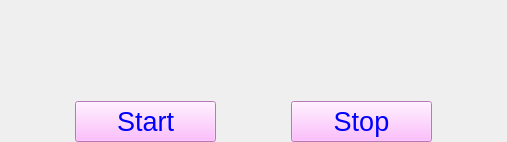
<?xml version="1.0" encoding="UTF-8"?>
<ui version="4.0">
 <class>Form</class>
 <widget class="QWidget" name="Form">
  <property name="geometry">
   <rect>
    <x>0</x>
    <y>0</y>
    <width>507</width>
    <height>142</height>
   </rect>
  </property>
  <property name="font">
   <font>
    <pointsize>20</pointsize>
   </font>
  </property>
  <property name="windowTitle">
   <string>Form</string>
  </property>
  <layout class="QGridLayout" name="gridLayout">
   <property name="leftMargin">
    <number>0</number>
   </property>
   <property name="topMargin">
    <number>0</number>
   </property>
   <property name="rightMargin">
    <number>0</number>
   </property>
   <property name="bottomMargin">
    <number>0</number>
   </property>
   <property name="spacing">
    <number>0</number>
   </property>
   <item row="0" column="0">
    <layout class="QVBoxLayout" name="verticalLayout_2">
     <item>
      <layout class="QHBoxLayout" name="horizontalLayout_2" stretch="0,2,0">
       <item>
        <spacer name="horizontalSpacer_4">
         <property name="orientation">
          <enum>Qt::Horizontal</enum>
         </property>
         <property name="sizeHint" stdset="0">
          <size>
           <width>40</width>
           <height>20</height>
          </size>
         </property>
        </spacer>
       </item>
       <item>
        <widget class="QLabel" name="disp_label">
         <property name="minimumSize">
          <size>
           <width>301</width>
           <height>71</height>
          </size>
         </property>
         <property name="font">
          <font>
           <pointsize>18</pointsize>
           <italic>false</italic>
           <bold>true</bold>
          </font>
         </property>
         <property name="styleSheet">
          <string notr="true"/>
         </property>
         <property name="text">
          <string>&lt;html&gt;&lt;head/&gt;&lt;body&gt;&lt;p align=&quot;center&quot;&gt;&lt;span style=&quot; font-size:18pt;&quot;&gt;&lt;br/&gt;&lt;/span&gt;&lt;/p&gt;&lt;/body&gt;&lt;/html&gt;</string>
         </property>
         <property name="alignment">
          <set>Qt::AlignCenter</set>
         </property>
        </widget>
       </item>
       <item>
        <spacer name="horizontalSpacer_5">
         <property name="orientation">
          <enum>Qt::Horizontal</enum>
         </property>
         <property name="sizeHint" stdset="0">
          <size>
           <width>40</width>
           <height>20</height>
          </size>
         </property>
        </spacer>
       </item>
      </layout>
     </item>
     <item>
      <layout class="QHBoxLayout" name="horizontalLayout">
       <item>
        <spacer name="horizontalSpacer_2">
         <property name="orientation">
          <enum>Qt::Horizontal</enum>
         </property>
         <property name="sizeHint" stdset="0">
          <size>
           <width>40</width>
           <height>20</height>
          </size>
         </property>
        </spacer>
       </item>
       <item>
        <widget class="QPushButton" name="start_btn">
         <property name="minimumSize">
          <size>
           <width>141</width>
           <height>41</height>
          </size>
         </property>
         <property name="styleSheet">
          <string notr="true">color: rgb(0, 0, 255);
font: 700 15pt &quot;맑은 고딕&quot;;
background-color: rgb(255, 170, 255);</string>
         </property>
         <property name="text">
          <string>Start</string>
         </property>
        </widget>
       </item>
       <item>
        <spacer name="horizontalSpacer">
         <property name="orientation">
          <enum>Qt::Horizontal</enum>
         </property>
         <property name="sizeHint" stdset="0">
          <size>
           <width>40</width>
           <height>20</height>
          </size>
         </property>
        </spacer>
       </item>
       <item>
        <widget class="QPushButton" name="stop_btn">
         <property name="minimumSize">
          <size>
           <width>141</width>
           <height>41</height>
          </size>
         </property>
         <property name="styleSheet">
          <string notr="true">color: rgb(0, 0, 255);
font: 700 15pt &quot;맑은 고딕&quot;;
background-color: rgb(255, 170, 255);</string>
         </property>
         <property name="text">
          <string>Stop</string>
         </property>
        </widget>
       </item>
       <item>
        <spacer name="horizontalSpacer_3">
         <property name="orientation">
          <enum>Qt::Horizontal</enum>
         </property>
         <property name="sizeHint" stdset="0">
          <size>
           <width>40</width>
           <height>20</height>
          </size>
         </property>
        </spacer>
       </item>
      </layout>
     </item>
    </layout>
   </item>
  </layout>
 </widget>
 <resources/>
 <connections/>
</ui>
